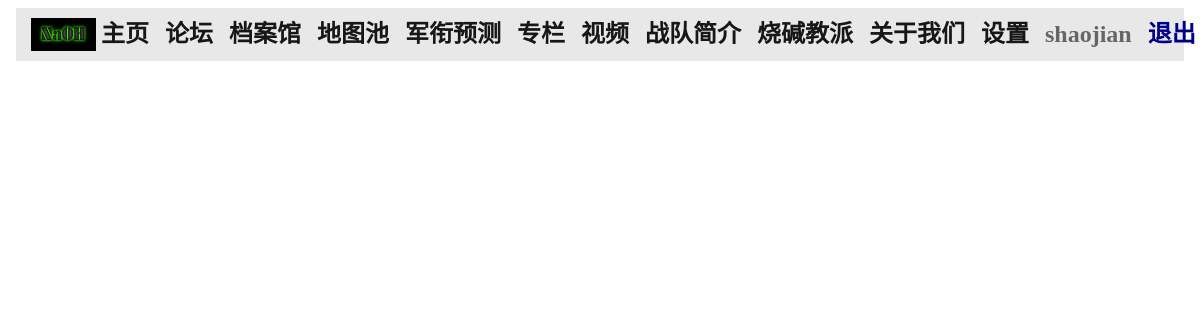
Page /setting/my_video (signed in) on the earlier database version.
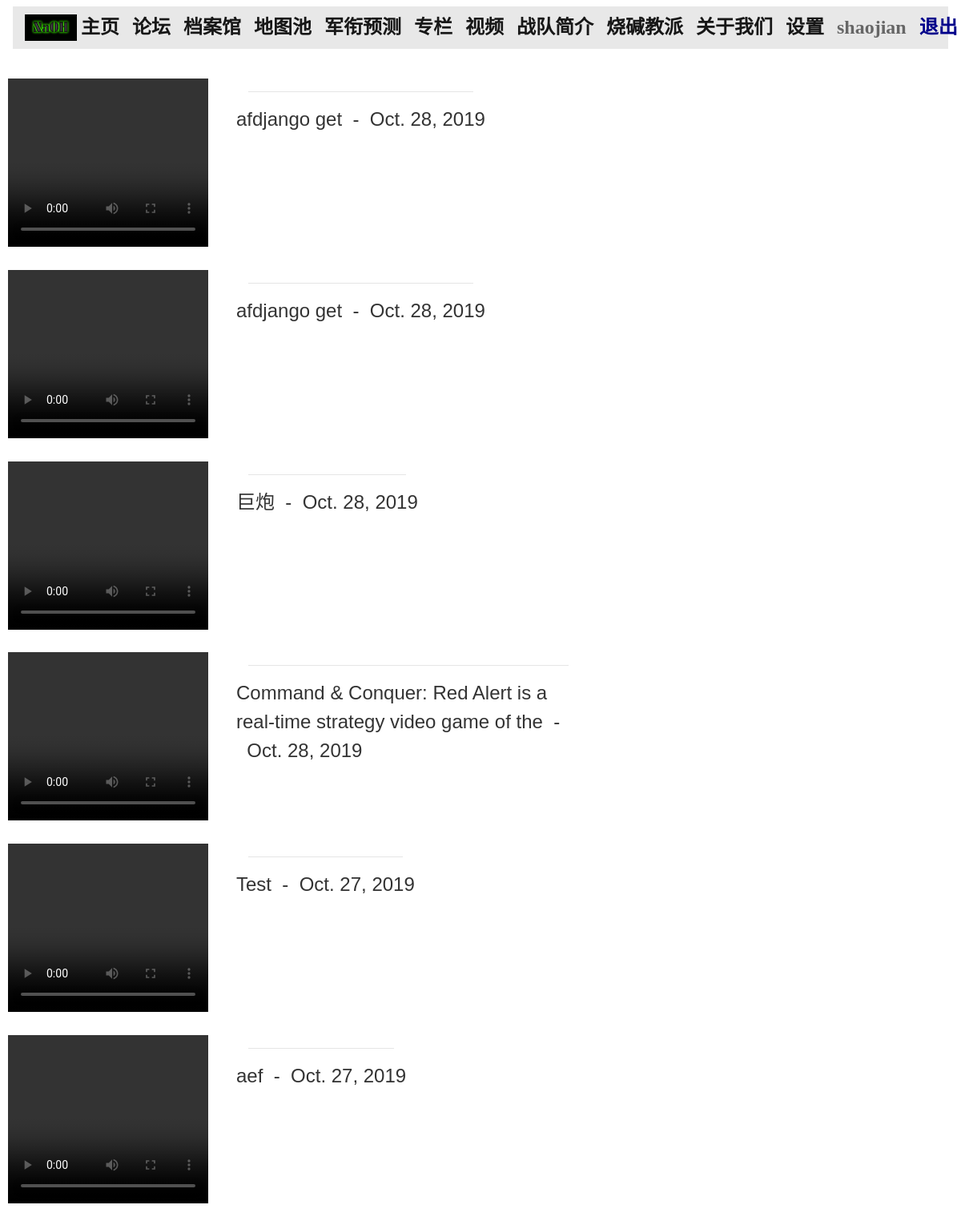
Same page on the later database version.
### videos/models.py (models this page shows)
class Post(models.Model):
    user = models.ForeignKey(User, related_name='%(class)s_requests_created', on_delete=models.CASCADE)
    title = models.CharField(max_length=70)
    body = models.CharField(max_length=100)
    created_on = models.DateTimeField(auto_now_add=True)

### projects/views.py (the view)
# urls.py: path("setting/my_video", views.my_video, name="my_video"),
def my_video(request):
    language = select_language(request)
    posts = Video.objects.filter(
        user=request.user
    ).order_by(
        '-created_on'
    )
    result = []
    for post in posts:
        videos = Videos.objects.filter(post=post).get()
        result.append((post, videos))
    context = {
        'language': language,
        "posts": result
    }
    return render(request, "my_video.html", context)

### projects/views.py (called while the page is built)
def select_language(request):
    language = 'English'
    if request.user.is_authenticated:
        if request.session.get(request.user.username, None) == None:
            request.session[request.user.username] = 'Chinese'
        language = request.session[request.user.username]
    return language

### projects/templates/my_video.html (shortened to what this page needs)
{% extends "base.html" %}
{% load static %}
{% block page_content %}
<br>
<div>
{% for item in posts %}
<div id = "p_1">
    <div class="row">
        <div>
            <video id="video" width="250" height="210" controls>
              <source src="{{item.1.video.url}}" >
            </video>
        </div>
        <div>
            <div id="des">
                <hr>
                <div class="row">
                    <h4>{{ item.0.title }}&nbsp;&nbsp;-&nbsp;&nbsp;{{ item.0.created_on.date }}</h4>
                </div>
            </div>
        </div>
    </div>
</div>
<br>
{% endfor %}
</div>
{% endblock %}

Differences in the rows shown:
added Post: title "afdjango get", created_on "Oct. 28, 2019"
added Post: title "afdjango get", created_on "Oct. 28, 2019"
added Post: title "巨炮", created_on "Oct. 28, 2019"
added Post: title "Command & Conquer: Red Alert is a real-time strategy video game of the", created_on "Oct. 28, 2019"
added Post: title "Test", created_on "Oct. 27, 2019"
added Post: title "aef", created_on "Oct. 27, 2019"
